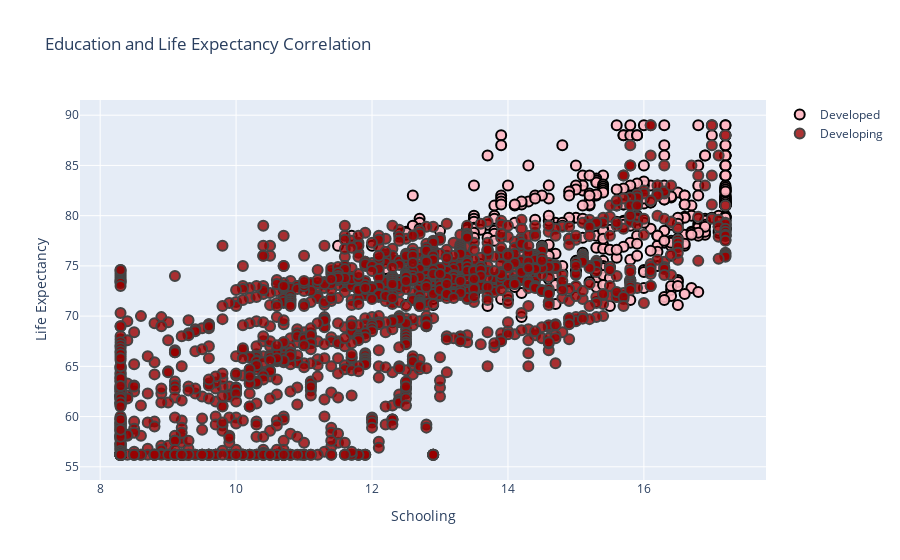

Notebook source saved alongside this figure:
### Markdown cell above
### Education and Life Expectancy Correlation

### Code cell
booleandfed = dfded.winz_schooling > 2
booleandfing= dfding.winz_schooling > 2
dfded[booleandfed]
dfding[booleandfing]

#creating a scatter plot for developed country(schooling and life expectancy)
trace0 = go.Scatter(
    x = dfded[booleandfed].winz_schooling,
    y = dfded[booleandfed].winz_life_exp,
    name = 'Developed',
    mode = 'markers',
    marker = dict(
        size = 10,
        color = 'rgba(255, 182, 193, .9)',
        line = dict(
            width = 2,
            color = 'rgb(0, 0, 0)'
        )
    )
)

#creating a scatter plot for developed country(schooling and life expectancy)
trace1 = go.Scatter(
    x = dfding[booleandfing].winz_schooling,
    y = dfding[booleandfing].winz_life_exp,
    name = 'Developing',
    mode = 'markers',
    marker = dict(
        size = 10,
        color = ' rgba(152, 0, 0, .8)',
        line = dict(
            width = 2,
        )
    )
)

#combining the two scatter plots and labeling the xaxis and yaxis
data = [trace0, trace1]

layout = {"title": "Education and Life Expectancy Correlation", 
          "xaxis": {"title": "Schooling", }, 
          "yaxis": {"title": "Life Expectancy"}}

fig = dict(data=data, layout=layout)
iplot(fig, filename='styled-scatter')

### Figure 1 — Plotly figure (JSON) as saved in the notebook; plotly's stock layout.template omitted (floating-point values rounded to 4 significant figures; data arrays with more than 128 entries replaced by an {"elided": "..."} marker saying what was removed)
{"data": [{"marker": {"color": "rgba(255, 182, 193, .9)", "line": {"color": "rgb(0, 0, 0)", "width": 2}, "size": 10}, "mode": "markers", "name": "Developed", "type": "scatter", "x": {"elided": "418 float values"}, "y": {"elided": "418 float values"}}, {"marker": {"color": " rgba(152, 0, 0, .8)", "line": {"width": 2}, "size": 10}, "mode": "markers", "name": "Developing", "type": "scatter", "x": {"elided": "1637 float values"}, "y": {"elided": "1637 float values"}}], "layout": {"title": {"text": "Education and Life Expectancy Correlation"}, "xaxis": {"title": {"text": "Schooling"}}, "yaxis": {"title": {"text": "Life Expectancy"}}}}
